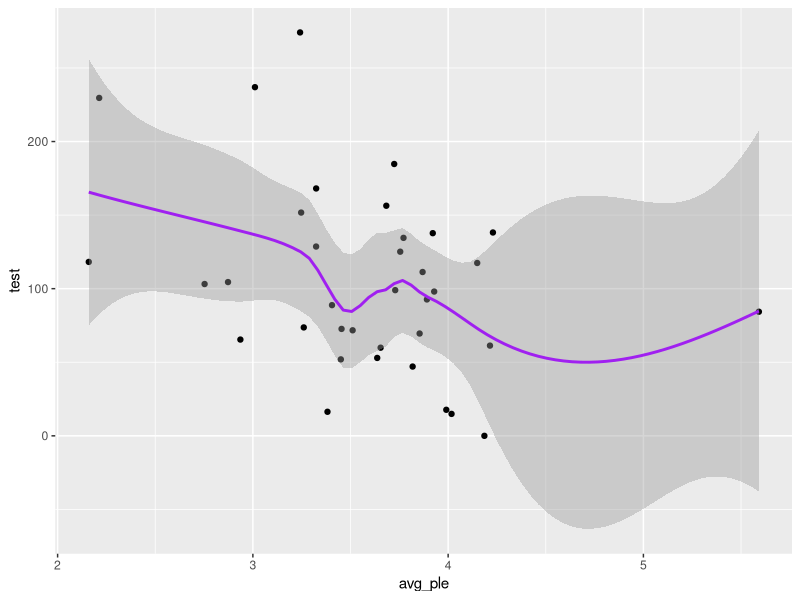
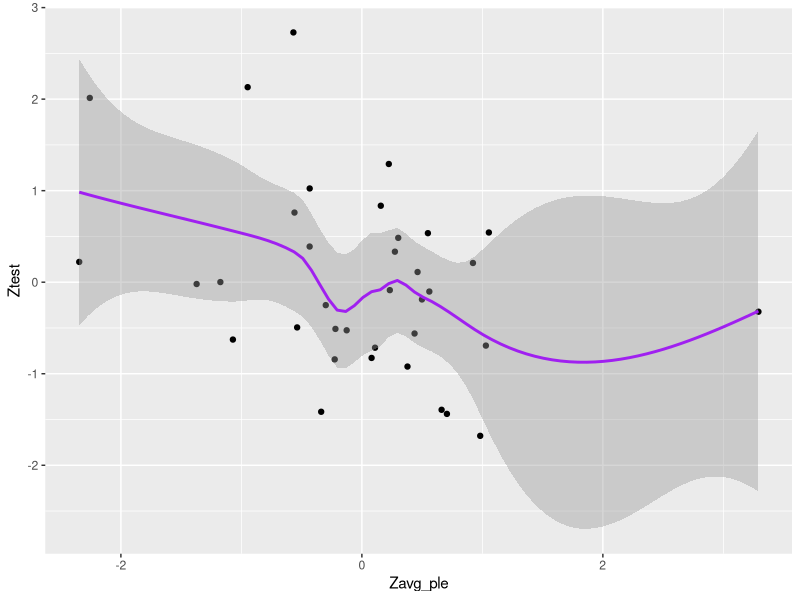
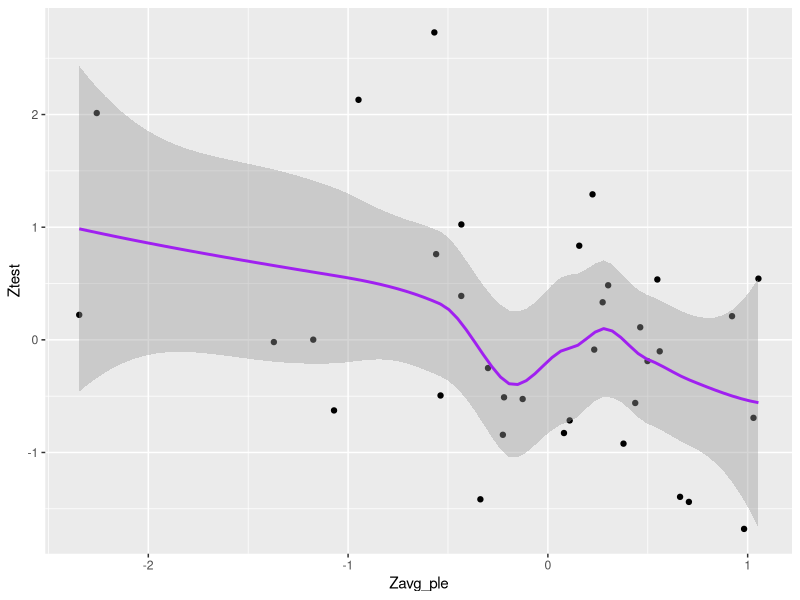
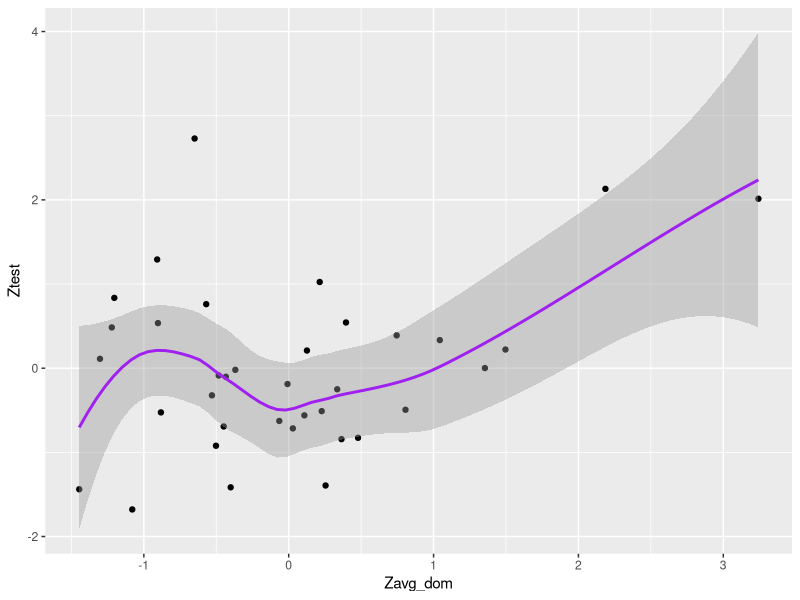
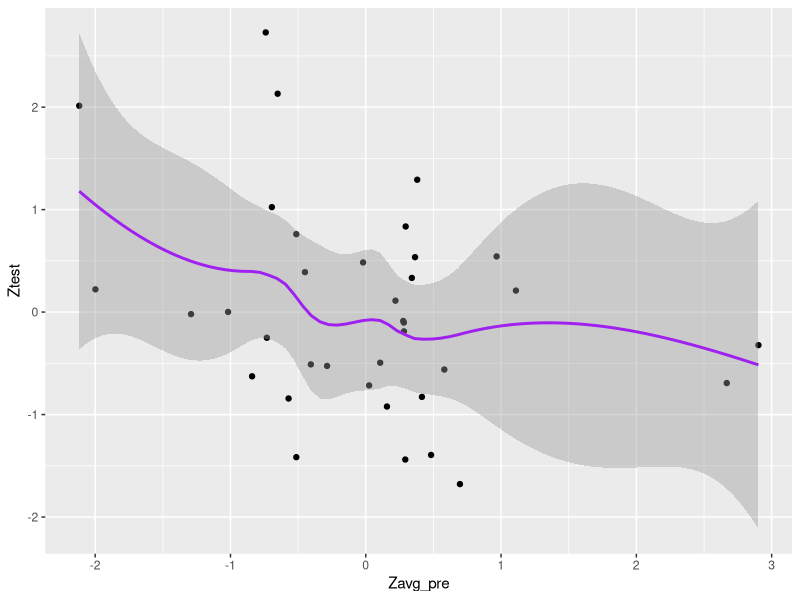
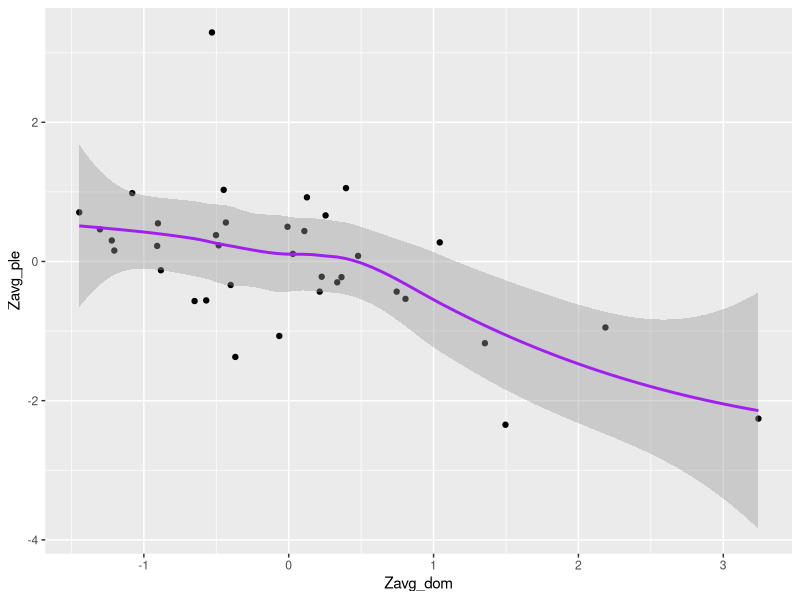
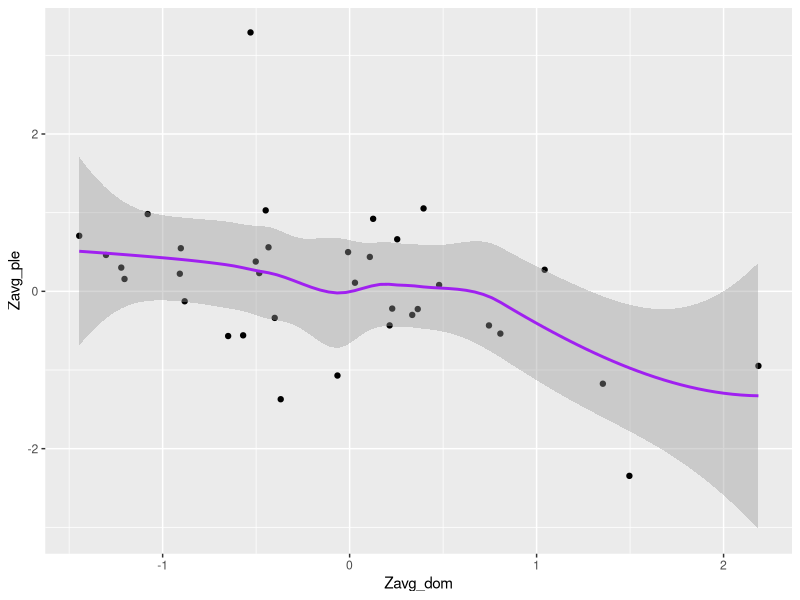
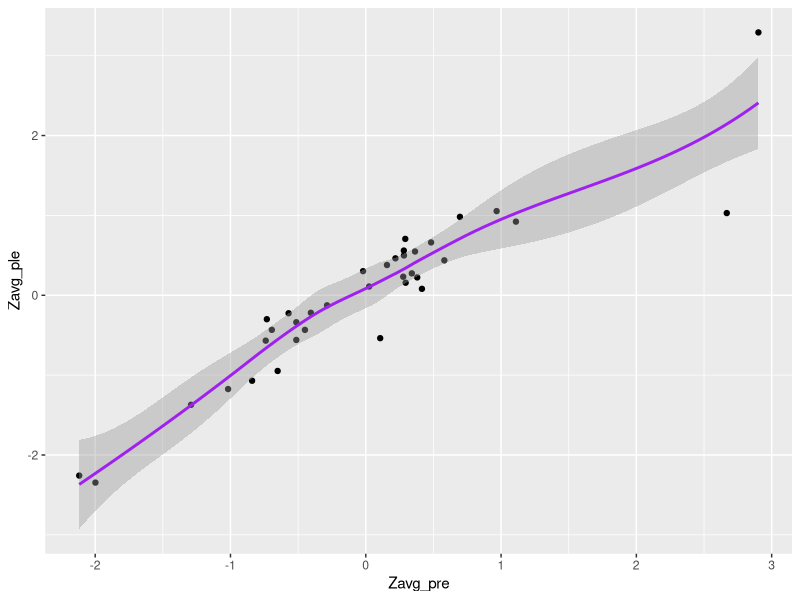

Generate these figures, in order, with R:
#set working directory
setwd("~/Dropbox/research/Role of Smell in Stress Reduction/dominance communication between men/TStudiesR")

#The data 
data <- read.csv("t_study1.csv", header=TRUE)

#graphs
library(tidyverse)
library(ggplot2)

#with normal variables
data %>% 
	ggplot(aes(x = avg_ple, y = test)) + 
	geom_point() +
	geom_smooth(color = "purple", lwd = 1, se=TRUE)

cor.test(data$avg_ple, data$test)

#correlation - r=0.035  p=.036

#exact same with zscored varibales
data %>% 
	ggplot(aes(x = Zavg_ple, y = Ztest)) + 
	geom_point() +
	geom_smooth(color = "purple", lwd = 1, se=TRUE)

#pleasantness has one variable with zscore of over 3
#filter out that variable
data %>% 
	filter (shirt_code != "31") %>% 
	ggplot(aes(x = Zavg_ple, y = Ztest)) + 
	geom_point() +
	geom_smooth(color = "purple", lwd = 1, se=TRUE)

data1 <- filter (data, shirt_code != "31")
cor.test(data1$Zavg_ple, data1$Ztest)

#correlation is stronger - r=0.039 p=.021

#also take out clean shirt
data2 <- filter (data, shirt_code != "31", shirt_code != "37")
cor.test(data2$Zavg_ple, data2$Ztest)

#correlation - r=0.035 p = .044

#okay, now I'll look at graphs from dominance and prestige with test
data %>% 
	ggplot(aes(x = Zavg_dom, y = Ztest)) + 
	geom_point() +
	geom_smooth(color = "purple", lwd = 1, se=TRUE)

data %>% 
	ggplot(aes(x = Zavg_pre, y = Ztest)) + 
	geom_point() +
	geom_smooth(color = "purple", lwd = 1, se=TRUE)

#okay, now I'll look at graphs from dominance and prestige with plesantness

data %>% 
	ggplot(aes(x = Zavg_dom, y = Zavg_ple)) + 
	geom_point() +
	geom_smooth(color = "purple", lwd = 1, se=TRUE)

cor.test(data$Zavg_ple, data$Zavg_dom)

# correlation r=0.56  p=.0004

#take out the outlier in dom
data %>% 
	filter (shirt_code != "7")  %>% 
	ggplot(aes(x = Zavg_dom, y = Zavg_ple)) + 
	geom_point() +
	geom_smooth(color = "purple", lwd = 1, se=TRUE)

data3 <- filter (data, shirt_code != "7")
cor.test(data3$Zavg_ple, data3$Zavg_dom)

# correlation r=0.45  p=.006

data %>% 
	ggplot(aes(x = Zavg_pre, y = Zavg_ple)) + 
	geom_point() +
	geom_smooth(color = "purple", lwd = 1, se=TRUE)

cor.test(data$Zavg_ple, data$Zavg_pre)
# correlation r=0.93
